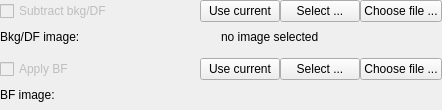
<?xml version="1.0" encoding="UTF-8"?>
<ui version="4.0">
 <class>BkgSubtractionWidget</class>
 <widget class="QWidget" name="BkgSubtractionWidget">
  <property name="geometry">
   <rect>
    <x>0</x>
    <y>0</y>
    <width>442</width>
    <height>110</height>
   </rect>
  </property>
  <property name="windowTitle">
   <string>Form</string>
  </property>
  <layout class="QGridLayout" name="gridLayout_3">
   <property name="leftMargin">
    <number>0</number>
   </property>
   <property name="topMargin">
    <number>0</number>
   </property>
   <property name="rightMargin">
    <number>0</number>
   </property>
   <property name="bottomMargin">
    <number>0</number>
   </property>
   <item row="0" column="0">
    <widget class="QWidget" name="dfWidget" native="true">
     <layout class="QGridLayout" name="gridLayout_2">
      <property name="leftMargin">
       <number>0</number>
      </property>
      <property name="topMargin">
       <number>0</number>
      </property>
      <property name="rightMargin">
       <number>0</number>
      </property>
      <property name="bottomMargin">
       <number>0</number>
      </property>
      <property name="spacing">
       <number>0</number>
      </property>
      <item row="0" column="0">
       <layout class="QHBoxLayout" name="horizontalLayout_3">
        <item>
         <widget class="QCheckBox" name="applyBkgCheckBox">
          <property name="enabled">
           <bool>false</bool>
          </property>
          <property name="toolTip">
           <string>&lt;html&gt;&lt;head/&gt;&lt;body&gt;&lt;p&gt;apply background or darkfield substraction to the image&lt;/p&gt;&lt;/body&gt;&lt;/html&gt;</string>
          </property>
          <property name="text">
           <string>Subtract bkg/DF</string>
          </property>
          <property name="checkable">
           <bool>true</bool>
          </property>
         </widget>
        </item>
        <item>
         <layout class="QHBoxLayout" name="horizontalLayout">
          <item>
           <widget class="QPushButton" name="selectCurrentPushButton">
            <property name="toolTip">
             <string>&lt;html&gt;&lt;head/&gt;&lt;body&gt;&lt;p&gt;select the current image for the background or darkfield substraction image&lt;/p&gt;&lt;/body&gt;&lt;/html&gt;</string>
            </property>
            <property name="text">
             <string>Use current</string>
            </property>
           </widget>
          </item>
          <item>
           <widget class="QPushButton" name="selectPushButton">
            <property name="toolTip">
             <string>&lt;html&gt;&lt;head/&gt;&lt;body&gt;&lt;p&gt;select the background  or darkfield substraction image&lt;/p&gt;&lt;/body&gt;&lt;/html&gt;</string>
            </property>
            <property name="text">
             <string>Select ...</string>
            </property>
           </widget>
          </item>
          <item>
           <widget class="QPushButton" name="selectFilePushButton">
            <property name="toolTip">
             <string>&lt;html&gt;&lt;head/&gt;&lt;body&gt;&lt;p&gt;select a file for the background or darkfield substraction image&lt;/p&gt;&lt;/body&gt;&lt;/html&gt;</string>
            </property>
            <property name="text">
             <string>Choose file ...</string>
            </property>
           </widget>
          </item>
         </layout>
        </item>
       </layout>
      </item>
      <item row="1" column="0">
       <layout class="QHBoxLayout" name="horizontalLayout_2">
        <item>
         <widget class="QLabel" name="label">
          <property name="toolTip">
           <string>&lt;html&gt;&lt;head/&gt;&lt;body&gt;&lt;p&gt;background or darkfield substraction image file name&lt;/p&gt;&lt;/body&gt;&lt;/html&gt;</string>
          </property>
          <property name="text">
           <string>Bkg/DF image:</string>
          </property>
         </widget>
        </item>
        <item>
         <widget class="QLabel" name="fileLabel">
          <property name="toolTip">
           <string>&lt;html&gt;&lt;head/&gt;&lt;body&gt;&lt;p&gt;background or darkfield substraction image file name&lt;/p&gt;&lt;/body&gt;&lt;/html&gt;</string>
          </property>
          <property name="text">
           <string>no image selected</string>
          </property>
         </widget>
        </item>
       </layout>
      </item>
     </layout>
    </widget>
   </item>
   <item row="1" column="0">
    <widget class="QWidget" name="bfWidget" native="true">
     <layout class="QGridLayout" name="gridLayout">
      <property name="leftMargin">
       <number>0</number>
      </property>
      <property name="topMargin">
       <number>0</number>
      </property>
      <property name="rightMargin">
       <number>0</number>
      </property>
      <property name="bottomMargin">
       <number>0</number>
      </property>
      <property name="spacing">
       <number>0</number>
      </property>
      <item row="0" column="0">
       <layout class="QHBoxLayout" name="horizontalLayout_6">
        <item>
         <widget class="QCheckBox" name="applyBFCheckBox">
          <property name="enabled">
           <bool>false</bool>
          </property>
          <property name="toolTip">
           <string>&lt;html&gt;&lt;head/&gt;&lt;body&gt;&lt;p&gt;apply brightfield correction to the image. i.e. (image - DF)/(BF - DF)&lt;/p&gt;&lt;/body&gt;&lt;/html&gt;</string>
          </property>
          <property name="text">
           <string>Apply BF</string>
          </property>
         </widget>
        </item>
        <item>
         <layout class="QHBoxLayout" name="horizontalLayout_4">
          <item>
           <widget class="QPushButton" name="selectCurrentBFPushButton">
            <property name="toolTip">
             <string>&lt;html&gt;&lt;head/&gt;&lt;body&gt;&lt;p&gt;select the current image for the brightfield correction image&lt;/p&gt;&lt;/body&gt;&lt;/html&gt;</string>
            </property>
            <property name="text">
             <string>Use current</string>
            </property>
           </widget>
          </item>
          <item>
           <widget class="QPushButton" name="selectBFPushButton">
            <property name="toolTip">
             <string>&lt;html&gt;&lt;head/&gt;&lt;body&gt;&lt;p&gt;select the brightfield  correction image&lt;/p&gt;&lt;/body&gt;&lt;/html&gt;</string>
            </property>
            <property name="text">
             <string>Select ...</string>
            </property>
           </widget>
          </item>
          <item>
           <widget class="QPushButton" name="selectBFFilePushButton">
            <property name="toolTip">
             <string>&lt;html&gt;&lt;head/&gt;&lt;body&gt;&lt;p&gt;select a file for the brightfield  correction image&lt;/p&gt;&lt;/body&gt;&lt;/html&gt;</string>
            </property>
            <property name="text">
             <string>Choose file ...</string>
            </property>
           </widget>
          </item>
         </layout>
        </item>
       </layout>
      </item>
      <item row="1" column="0">
       <layout class="QHBoxLayout" name="horizontalLayout_5">
        <item>
         <widget class="QLabel" name="bfLabel">
          <property name="toolTip">
           <string>&lt;html&gt;&lt;head/&gt;&lt;body&gt;&lt;p&gt;brightfield correction image file name&lt;/p&gt;&lt;/body&gt;&lt;/html&gt;</string>
          </property>
          <property name="text">
           <string>BF image:</string>
          </property>
         </widget>
        </item>
       </layout>
      </item>
     </layout>
    </widget>
   </item>
  </layout>
 </widget>
 <tabstops>
  <tabstop>applyBkgCheckBox</tabstop>
  <tabstop>selectCurrentPushButton</tabstop>
  <tabstop>selectPushButton</tabstop>
  <tabstop>selectFilePushButton</tabstop>
  <tabstop>applyBFCheckBox</tabstop>
  <tabstop>selectCurrentBFPushButton</tabstop>
  <tabstop>selectBFPushButton</tabstop>
  <tabstop>selectBFFilePushButton</tabstop>
 </tabstops>
 <resources/>
 <connections/>
</ui>
